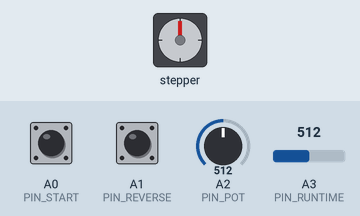
Simulated run of this sketch. Board: Arduino Uno, built with avr-gcc and run on an emulated ATmega328P. On the bench: stepper motor. Wiring (inferred from the names in the program): stepper motor driver (200 steps per turn assumed): step pin 2; direction pin 5; enable pin 8. The test bench sets the inputs (shaded band); at power-on: A0 (PIN_START) HIGH, A2 (PIN_POT) = 512, A1 (PIN_REVERSE) HIGH, A3 (PIN_RUNTIME) = 512.

Above: at 1.2 s.
1.3 s: A0 (PIN_START) pulled LOW for 0.15 s
At 1.8 s:
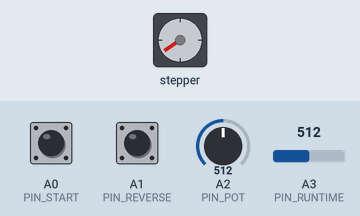
At 2.4 s:
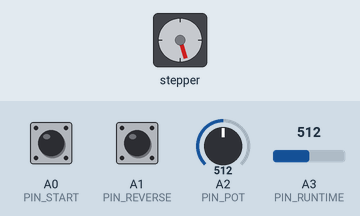
4.3 s: A2 (PIN_POT) set to 716
At 5.4 s:
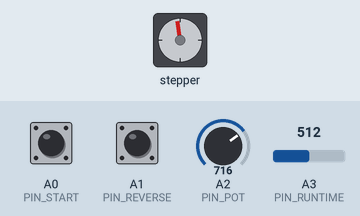
7.3 s: A1 (PIN_REVERSE) pulled LOW for 0.15 s
10.4 s: A2 (PIN_POT) set to 900
Timing chart, 0 to 15.9 s (numbered marks = the images above; inputs shaded):
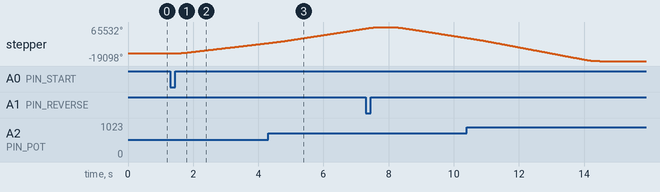

Measured:
- after the input at 1.3 s, stepper: keeps turning clockwise at about 8697°/s, starting after 0.05 s

The sketch:

can-roller-v5.ino
```cpp
/*
  UNO + CNC Shield V3 + (2x) DRV8825
  - START button (A0):
      * if idle: start run (planned duration set by RUNTIME pot)
      * if running: cancel and ramp down smoothly from CURRENT speed, then stop
  - REVERSE button (A1):
      * if idle: toggles direction for NEXT run only
      * if running: ramp down, toggle direction, wait for period defined in REVERSE_RESTART_DELAY_MS, then ramp up again
  - SPEED pot (A2): continuously read during run with filtering for smooth speed changes
  - RUNTIME pot (A3): read once at start, sets run duration 3-10 seconds
  - Soft start/stop: 0.5s ramp up / 0.5s ramp down
  - DDS/phase-accumulator stepping (smooth, low jitter)
  - Real-time speed adjustment with non-blocking reads

  Buttons wired to GND, using INPUT_PULLUP (pressed = LOW)
*/

#include <Arduino.h>

// CNC Shield V3 (typical)
// A_STEP/A_DIR are jumpered to X_STEP/X_DIR on the shield, so code drives X only.
const uint8_t X_STEP = 2;
const uint8_t X_DIR  = 5;
const uint8_t EN_PIN = 8;

// Inputs
const uint8_t PIN_START   = A0;
const uint8_t PIN_REVERSE = A1;
const uint8_t PIN_POT     = A2;
const uint8_t PIN_RUNTIME = A3;

// Timing / profile
const uint16_t RAMP_MS = 500;
const uint16_t MIN_STEPS_PER_SEC = 200;

// Runtime mapping (milliseconds)
const uint32_t MIN_RUNTIME_MS = 3000;   // 3 seconds
const uint32_t MAX_RUNTIME_MS = 10000;  // 10 seconds

// Pot mapping
const uint16_t POT_MIN_STEPS_PER_SEC = 1000;
const uint16_t POT_MAX_STEPS_PER_SEC = 9500;

// Real-time speed reading - NON-BLOCKING
const uint16_t SPEED_READ_INTERVAL_MS = 100;  // Read pot every 100ms
const uint8_t SPEED_FILTER_SAMPLES = 8;       // Moving average window

// Speed change rate limiting (steps/sec per second)
const uint16_t MAX_SPEED_CHANGE_RATE = 3000; // Max 3000 steps/sec change per second

// DRV8825 pulse width
const uint8_t STEP_PULSE_US = 6;

// Debounce
const uint16_t DEBOUNCE_MS = 30;

// Reverse direction pause between ramp-down and restart
const uint16_t REVERSE_RESTART_DELAY_MS = 130;

// State machine
enum RunState : uint8_t { IDLE, RAMP_UP, CRUISE, RAMP_DOWN };
RunState state = IDLE;

bool nextRunForward = true;
bool reverseRestartPending = false;     // Reverse pressed while running; waiting to finish ramp-down
bool reverseWaitActive = false;         // Pause after direction toggle before restart
uint32_t reverseWaitStartMs = 0;

uint16_t targetStepsPerSec = 2000;     // Target speed (filtered from pot)
uint16_t rampDownStartRate = 0;        // Captured instantaneous rate at ramp-down start
uint32_t plannedRunMs = 8000;          // Latched runtime at start

uint32_t runStartMs = 0;               // When run began (for planned duration)
uint32_t phaseStartMs = 0;             // When current phase began
uint32_t lastMicros = 0;
uint32_t lastSpeedReadMs = 0;          // Last time we read the speed pot

uint64_t accumUnits = 0;               // DDS accumulator

// Speed filtering - simple moving average
uint32_t speedAccumulator = 0;         // Running sum for average
uint16_t speedHistory[SPEED_FILTER_SAMPLES];
uint8_t speedHistoryIndex = 0;
bool speedHistoryFilled = false;

// ---- helpers ----
static inline void stepOnce() {
  digitalWrite(X_STEP, HIGH);
  delayMicroseconds(STEP_PULSE_US);
  digitalWrite(X_STEP, LOW);
}

static inline uint16_t lerp_u16(uint16_t a, uint16_t b, uint32_t num, uint32_t den) {
  if (den == 0) return b;
  int32_t diff = (int32_t)b - (int32_t)a;
  int32_t val  = (int32_t)a + (diff * (int32_t)num) / (int32_t)den;
  if (val < 1) val = 1;
  return (uint16_t)val;
}

struct DebouncedButton {
  uint8_t pin;
  bool stableState;
  bool lastStableState;
  uint32_t lastChangeMs;

  void begin(uint8_t p) {
    pin = p;
    stableState = digitalRead(pin);
    lastStableState = stableState;
    lastChangeMs = millis();
  }

  bool pressedEvent() {
    bool raw = digitalRead(pin);
    uint32_t now = millis();

    if (raw != stableState) {
      if (now - lastChangeMs >= DEBOUNCE_MS) {
        lastStableState = stableState;
        stableState = raw;
        lastChangeMs = now;
        return (lastStableState == HIGH && stableState == LOW);
      }
    } else {
      lastChangeMs = now;
    }
    return false;
  }
};

DebouncedButton btnStart;
DebouncedButton btnReverse;

// Read speed pot with basic averaging (BLOCKING - only use at start)
uint16_t readSpeedFromPotBlocking() {
  uint32_t sum = 0;
  const uint8_t samples = 10;
  for (uint8_t i = 0; i < samples; i++) {
    sum += analogRead(PIN_POT);
    delayMicroseconds(900);
  }
  uint16_t v = (uint16_t)(sum / samples); // 0..1023

  uint32_t rate = (uint32_t)POT_MIN_STEPS_PER_SEC +
                  ((uint32_t)(POT_MAX_STEPS_PER_SEC - POT_MIN_STEPS_PER_SEC) * v) / 1023UL;

  if (rate < MIN_STEPS_PER_SEC) rate = MIN_STEPS_PER_SEC;
  if (rate > 65000) rate = 65000;
  return (uint16_t)rate;
}

// Read speed pot - SINGLE SAMPLE, non-blocking
uint16_t readSpeedFromPotFast() {
  uint16_t v = analogRead(PIN_POT); // Single read, ~100us

  uint32_t rate = (uint32_t)POT_MIN_STEPS_PER_SEC +
                  ((uint32_t)(POT_MAX_STEPS_PER_SEC - POT_MIN_STEPS_PER_SEC) * v) / 1023UL;

  if (rate < MIN_STEPS_PER_SEC) rate = MIN_STEPS_PER_SEC;
  if (rate > 65000) rate = 65000;
  return (uint16_t)rate;
}

// Read runtime from pot on A3 (BLOCKING - only at start)
uint32_t readRuntimeFromPot() {
  uint32_t sum = 0;
  const uint8_t samples = 10;
  for (uint8_t i = 0; i < samples; i++) {
    sum += analogRead(PIN_RUNTIME);
    delayMicroseconds(900);
  }
  uint16_t v = (uint16_t)(sum / samples); // 0..1023

  uint32_t runtime = MIN_RUNTIME_MS +
                     ((MAX_RUNTIME_MS - MIN_RUNTIME_MS) * (uint32_t)v) / 1023UL;

  return runtime;
}

// Initialize speed filter with a value
void initSpeedFilter(uint16_t initialSpeed) {
  speedAccumulator = (uint32_t)initialSpeed * SPEED_FILTER_SAMPLES;
  for (uint8_t i = 0; i < SPEED_FILTER_SAMPLES; i++) {
    speedHistory[i] = initialSpeed;
  }
  speedHistoryIndex = 0;
  speedHistoryFilled = true;
}

// Add sample to moving average filter - OPTIMIZED
uint16_t filterSpeed(uint16_t newSpeed) {
  // Subtract oldest value from accumulator
  speedAccumulator -= speedHistory[speedHistoryIndex];

  // Add new value
  speedHistory[speedHistoryIndex] = newSpeed;
  speedAccumulator += newSpeed;

  speedHistoryIndex = (speedHistoryIndex + 1) % SPEED_FILTER_SAMPLES;
  if (speedHistoryIndex == 0) speedHistoryFilled = true;

  // Return average
  return (uint16_t)(speedAccumulator / SPEED_FILTER_SAMPLES);
}

// Apply rate limiting to speed changes
uint16_t rateLimitSpeed(uint16_t target, uint16_t current, uint32_t dtMs) {
  if (dtMs == 0) return current;

  int32_t diff = (int32_t)target - (int32_t)current;
  int32_t maxChange = ((int32_t)MAX_SPEED_CHANGE_RATE * (int32_t)dtMs) / 1000;

  if (diff > maxChange) {
    return current + (uint16_t)maxChange;
  } else if (diff < -maxChange) {
    return current - (uint16_t)maxChange;
  } else {
    return target;
  }
}

// Update target speed from pot during cruise (called periodically)
// NON-BLOCKING - single fast ADC read
void updateTargetSpeed(uint32_t nowMs) {
  if (state != CRUISE) return;
  if (nowMs - lastSpeedReadMs < SPEED_READ_INTERVAL_MS) return;

  uint32_t dtMs = nowMs - lastSpeedReadMs;
  lastSpeedReadMs = nowMs;

  // FAST single sample read (~100us)
  uint16_t rawSpeed = readSpeedFromPotFast();

  // Apply moving average filter
  uint16_t filteredSpeed = filterSpeed(rawSpeed);

  // Apply rate limiting
  targetStepsPerSec = rateLimitSpeed(filteredSpeed, targetStepsPerSec, dtMs);
}

void enableDrivers()  { digitalWrite(EN_PIN, LOW); }
void disableDrivers() { digitalWrite(EN_PIN, HIGH); }

// Returns the instantaneous commanded rate *for the current state* without changing state.
uint16_t instantaneousRateNow(uint32_t nowMs) {
  switch (state) {
    case RAMP_UP: {
      uint32_t t = nowMs - phaseStartMs;
      if (t >= RAMP_MS) return targetStepsPerSec;
      return lerp_u16(MIN_STEPS_PER_SEC, targetStepsPerSec, t, RAMP_MS);
    }
    case CRUISE:
      return targetStepsPerSec;

    case RAMP_DOWN: {
      // ramp from rampDownStartRate -> MIN over RAMP_MS
      uint32_t t = nowMs - phaseStartMs;
      if (t >= RAMP_MS) return 0;
      return lerp_u16(MIN_STEPS_PER_SEC, rampDownStartRate, (RAMP_MS - t), RAMP_MS);
    }

    case IDLE:
    default:
      return 0;
  }
}

void beginRun() {
  targetStepsPerSec = readSpeedFromPotBlocking();  // Blocking read at start is fine
  plannedRunMs = readRuntimeFromPot();

  // Initialize speed filter with starting speed
  initSpeedFilter(targetStepsPerSec);

  digitalWrite(X_DIR, nextRunForward ? HIGH : LOW);

  enableDrivers();

  runStartMs = millis();
  phaseStartMs = runStartMs;
  lastMicros = micros();
  lastSpeedReadMs = runStartMs;
  accumUnits = 0;

  state = RAMP_UP;
}

void beginRampDownFromCurrent() {
  if (state == IDLE) return;

  uint32_t nowMs = millis();
  uint16_t current = instantaneousRateNow(nowMs);

  // Make sure we don't start below MIN (keeps ramp math sensible)
  if (current < MIN_STEPS_PER_SEC) current = MIN_STEPS_PER_SEC;

  rampDownStartRate = current;
  state = RAMP_DOWN;
  phaseStartMs = nowMs;
}

void endRun() {
  disableDrivers();   // comment out if you want hold torque
  state = IDLE;
}

// Advances state machine and returns commanded rate for this moment.
// This may transition from RAMP_UP->CRUISE or CRUISE->RAMP_DOWN automatically.
uint16_t commandedRate() {
  uint32_t nowMs = millis();

  switch (state) {
    case RAMP_UP: {
      uint32_t t = nowMs - phaseStartMs;
      if (t >= RAMP_MS) {
        state = CRUISE;
        phaseStartMs = nowMs;
        lastSpeedReadMs = nowMs;  // Reset speed read timer
        return targetStepsPerSec;
      }
      return lerp_u16(MIN_STEPS_PER_SEC, targetStepsPerSec, t, RAMP_MS);
    }

    case CRUISE: {
      // Update target speed from pot (non-blocking single read)
      updateTargetSpeed(nowMs);

      // Start ramp-down automatically so planned run time includes ramp-down.
      uint32_t elapsed = nowMs - runStartMs;
      uint32_t cruiseUntil = (plannedRunMs > RAMP_MS) ? (plannedRunMs - RAMP_MS) : 0;

      if (elapsed >= cruiseUntil) {
        // ramp down from current cruise speed
        rampDownStartRate = targetStepsPerSec;
        state = RAMP_DOWN;
        phaseStartMs = nowMs;
        return targetStepsPerSec;
      }
      return targetStepsPerSec;
    }

    case RAMP_DOWN: {
      uint32_t t = nowMs - phaseStartMs;
      if (t >= RAMP_MS) {
        endRun();
        return 0;
      }
      return lerp_u16(MIN_STEPS_PER_SEC, rampDownStartRate, (RAMP_MS - t), RAMP_MS);
    }

    case IDLE:
    default:
      return 0;
  }
}

void setup() {
  pinMode(X_STEP, OUTPUT);
  pinMode(X_DIR, OUTPUT);
  pinMode(EN_PIN, OUTPUT);

  pinMode(PIN_START, INPUT_PULLUP);
  pinMode(PIN_REVERSE, INPUT_PULLUP);

  disableDrivers();

  btnStart.begin(PIN_START);
  btnReverse.begin(PIN_REVERSE);
}

void loop() {
  // Handle delayed restart after reverse-while-running workflow
  if (reverseWaitActive) {
    if (millis() - reverseWaitStartMs >= REVERSE_RESTART_DELAY_MS) {
      reverseWaitActive = false;
      beginRun();
    } else {
      return;
    }
  }

  // Reverse behavior:
  // - if idle: toggle direction for next run
  // - if running: ramp down, toggle, pause, then restart
  if (btnReverse.pressedEvent()) {
    if (state == IDLE) {
      nextRunForward = !nextRunForward;
    } else if (!reverseRestartPending) {
      reverseRestartPending = true;
      beginRampDownFromCurrent();
    }
  }

  // START toggles: start if idle; cancel (graceful) if running
  if (btnStart.pressedEvent()) {
    if (state == IDLE) beginRun();
    else beginRampDownFromCurrent();
  }

  if (state == IDLE) return;

  // Get commanded rate for this moment (may advance state)
  uint16_t rate = commandedRate();
  if (state == IDLE || rate == 0) {
    if (state == IDLE && reverseRestartPending) {
      reverseRestartPending = false;
      nextRunForward = !nextRunForward;
      reverseWaitActive = true;
      reverseWaitStartMs = millis();
    }
    return;
  }

  // DDS stepping using elapsed micros
  uint32_t nowUs = micros();
  uint32_t dtUs = (uint32_t)(nowUs - lastMicros);
  lastMicros = nowUs;

  accumUnits += (uint64_t)rate * (uint64_t)dtUs;

  while (accumUnits >= 1000000ULL) {
    accumUnits -= 1000000ULL;
    stepOnce();
  }
}
```
